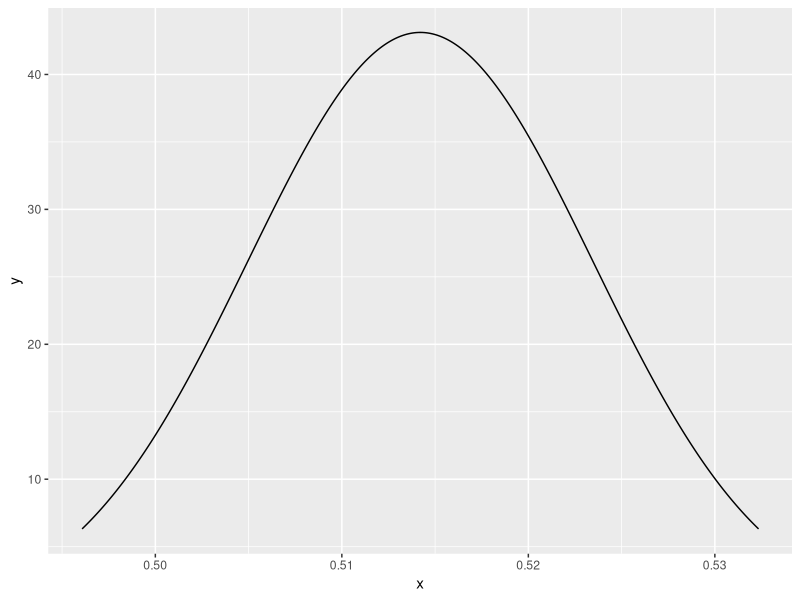
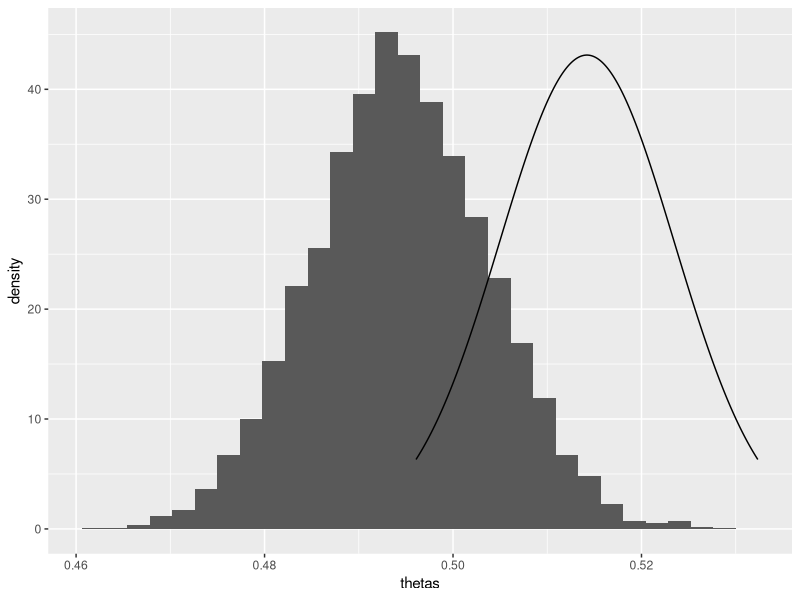

R code for these plots, in order:
library(dplyr)
library(ggplot2)


dist <- function(n) runif(n)
phi <- function(x) x
alpha <- 0.05


## Montecarlo
nsamp <- 1000
x <- dist(nsamp)
phix <- phi(x)
theta_hat <- mean(phix)
s <- sd(phix)
IC <- data.frame(Estimate=theta_hat,
                 sd = s,
                 LI=theta_hat + qnorm(alpha/2)*s/sqrt(nsamp),
                 UI=theta_hat + qnorm(1 - alpha/2)*s/sqrt(nsamp))
IC$IC_length <- IC$UI-IC$LI
IC
aux <- data.frame(x=seq(IC$LI,IC$UI,l=1000))
aux$y <- dnorm(aux$x, theta_hat, s/sqrt(nsamp))
qplot(x, y, data=aux, geom='line')


## Bootstrap
nsamp <- 1000
nboot <- 10000

x <- dist(nsamp)
theta_hat <- mean(phi(x))
thetas <- numeric(nboot)
for(i in 1:nboot){
  xb <- sample(x, nsamp, replace = TRUE)
  thetas[i] <- mean(phi(xb))
}
s <- sd(thetas)
# Intervalos no centrados
IC_BS <- data.frame(Estimate=theta_hat,
                    sd=s,
                    LI=as.numeric(quantile(thetas, alpha/2)),
                    UI=as.numeric(quantile(thetas, 1 - alpha/2))) %>%
  mutate(IC_length = UI - LI)
IC_BS
ggplot() +
  geom_histogram(aes(thetas, ..density..)) +
  geom_line(data=aux, aes(x,y))













